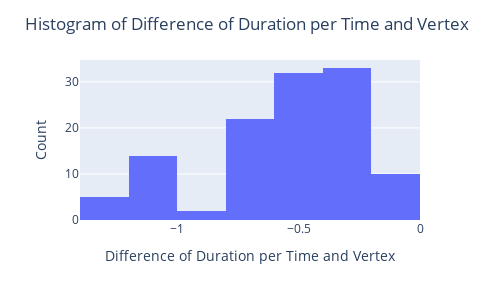

Notebook code cell kept with this figure:
### Markdown cell above
We compare the time taken to compute a line versus a geodesic between two meshes.

### Code cell
fig = px.histogram(df["diff_seq_duration_per_time_and_vertex"], nbins=10)
fig.update_layout(
    title="Histogram of Difference of Duration per Time and Vertex",
    xaxis_title="Difference of Duration per Time and Vertex",
    yaxis_title="Count",
    showlegend=False,
    width=500,
    height=300,
)

### Figure 1 — Plotly figure (JSON) as saved in the notebook; plotly's stock layout.template omitted (floating-point values rounded to 4 significant figures)
{"data": [{"alignmentgroup": "True", "bingroup": "x", "hovertemplate": "variable=diff_seq_duration_per_time_and_vertex<br>value=%{x}<br>count=%{y}<extra></extra>", "legendgroup": "diff_seq_duration_per_time_and_vertex", "marker": {"color": "#636efa", "pattern": {"shape": ""}}, "name": "diff_seq_duration_per_time_and_vertex", "nbinsx": 10, "offsetgroup": "diff_seq_duration_per_time_and_vertex", "orientation": "v", "showlegend": true, "type": "histogram", "x": [null, -1.211, -1.247, -1.1, -1.125, -0.546, -0.7188, -0.6715, -0.7801, -0.6022, -0.7309, -1.063, -1.367, -1.061, -1.056, -1.109, -1.333, -0.4936, -0.7216, -0.6129, -0.7822, -0.6513, -0.64, -1.086, -1.197, -1.087, -0.7295, -1.15, -1.229, -0.7613, -0.6617, -0.3736, -0.8014, -0.423, -0.6307, -1.171, -1.051, -0.8327, -0.6396, -1.177, -1.009, -0.5351, -0.545, -0.4265, -0.4195, -0.5236, -0.491, -0.4215, -0.6051, -0.496, -0.6512, -0.5014, -0.6868, -0.3794, -0.5251, -0.3061, -0.6063, -0.4118, -0.4635, -0.2055, -0.4878, -0.2531, -0.2777, -0.2407, -0.2066, -0.5166, -0.6904, -0.5774, -0.4849, -0.5296, -0.5657, -0.3156, -0.5566, -0.3518, -0.51, -0.268, -0.2743, -0.2741, -0.4803, -0.2454, -0.4169, -0.1672, -0.668, -0.4569, -0.6885, -0.3008, -0.4796, -0.3193, -0.4578, -0.3028, -0.475, -0.3348, -0.5055, -0.2489, -0.3266, -0.1683, -0.2843, -0.1383, -0.2745, -0.1328, -0.2672, -0.4332, -0.3995, -0.347, -0.3942, -0.4426, -0.3685, -0.2361, -0.3015, -0.1929, -0.2777, -0.2648, -0.2461, -0.1283, -0.2131, -0.1084, -0.1725, -0.1244, -0.1651], "xaxis": "x", "yaxis": "y"}], "layout": {"barmode": "relative", "height": 300, "legend": {"title": {"text": "variable"}, "tracegroupgap": 0}, "margin": {"t": 60}, "showlegend": false, "title": {"text": "Histogram of Difference of Duration per Time and Vertex"}, "width": 500, "xaxis": {"anchor": "y", "autorange": true, "domain": [0, 1], "range": [-1.4, -1.943e-16], "title": {"text": "Difference of Duration per Time and Vertex"}, "type": "linear"}, "yaxis": {"anchor": "x", "autorange": true, "domain": [0, 1], "range": [0, 34.74], "title": {"text": "Count"}}}}
